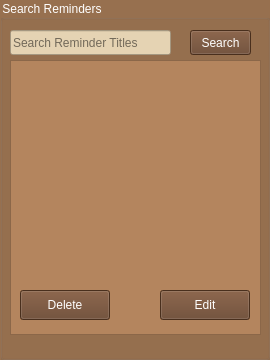
   <widget class="QGroupBox" name="groupBox_3">
    <property name="geometry">
     <rect>
      <x>960</x>
      <y>300</y>
      <width>270</width>
      <height>360</height>
     </rect>
    </property>
    <property name="autoFillBackground">
     <bool>false</bool>
    </property>
    <property name="styleSheet">
     <string notr="true">color: rgb(255, 255, 255);
font: 700 9pt &quot;Segoe UI&quot;;
background-color: rgb(151, 112, 79);</string>
    </property>
    <property name="title">
     <string>Search Reminders</string>
    </property>
    <widget class="QLabel" name="remin">
     <property name="geometry">
      <rect>
       <x>10</x>
       <y>60</y>
       <width>251</width>
       <height>275</height>
      </rect>
     </property>
     <property name="styleSheet">
      <string notr="true">color: rgb(255, 255, 255);
background-color: rgb(180, 133, 94);</string>
     </property>
     <property name="frameShape">
      <enum>QFrame::StyledPanel</enum>
     </property>
     <property name="text">
      <string/>
     </property>
     <property name="alignment">
      <set>Qt::AlignLeading|Qt::AlignLeft|Qt::AlignTop</set>
     </property>
    </widget>
    <widget class="QLineEdit" name="lineEdit_6">
     <property name="geometry">
      <rect>
       <x>10</x>
       <y>30</y>
       <width>161</width>
       <height>25</height>
      </rect>
     </property>
     <property name="styleSheet">
      <string notr="true">background-color: rgb(229, 211, 179);
color: rgb(0, 0, 0);</string>
     </property>
     <property name="placeholderText">
      <string>Search Reminder Titles</string>
     </property>
    </widget>
    <widget class="QPushButton" name="pushButton_6">
     <property name="geometry">
      <rect>
       <x>190</x>
       <y>30</y>
       <width>61</width>
       <height>25</height>
      </rect>
     </property>
     <property name="styleSheet">
      <string notr="true">background-color: rgb(102, 66, 41);</string>
     </property>
     <property name="text">
      <string>Search</string>
     </property>
    </widget>
    <widget class="QPushButton" name="pushButton_2">
     <property name="geometry">
      <rect>
       <x>20</x>
       <y>290</y>
       <width>90</width>
       <height>30</height>
      </rect>
     </property>
     <property name="styleSheet">
      <string notr="true">background-color: rgb(102, 66, 41);</string>
     </property>
     <property name="text">
      <string>Delete</string>
     </property>
    </widget>
    <widget class="QPushButton" name="pushButton_3">
     <property name="geometry">
      <rect>
       <x>160</x>
       <y>290</y>
       <width>90</width>
       <height>30</height>
      </rect>
     </property>
     <property name="styleSheet">
      <string notr="true">background-color: rgb(102, 66, 41);</string>
     </property>
     <property name="text">
      <string>Edit</string>
     </property>
    </widget>
   </widget>
